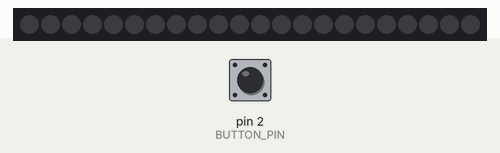
Bench run of a sketch on a simulated Arduino Uno, built with avr-gcc and run on an emulated ATmega328P. On the bench: 22 RGB LEDs in strip order, left to right. Inputs (shaded band) come from the test bench; at power-on: pin 2 (BUTTON_PIN) HIGH. Dim RGB values are drawn brighter than linear.

Above: at 1.2 s.
1.3 s: pin 2 (BUTTON_PIN) pulled LOW for 0.15 s
At 2.7 s:
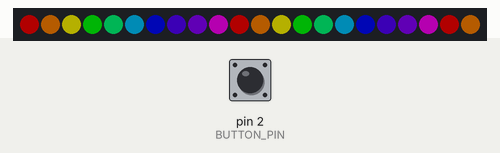
2.9 s: pin 2 (BUTTON_PIN) pulled LOW for 1 s
At 4.6 s:
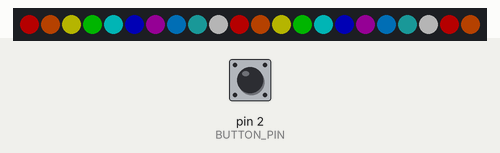
5.4 s: pin 2 (BUTTON_PIN) pulled LOW for 0.15 s
At 7.6 s:
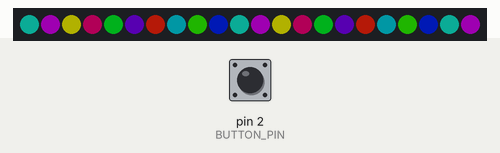
7.9 s: pin 2 (BUTTON_PIN) pulled LOW for 3.2 s
At 9.7 s:
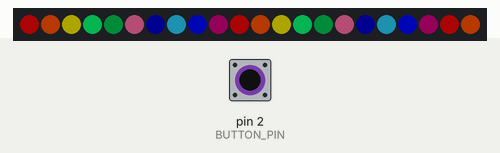

Measured:
- after the input at 1.3 s, the LEDs: first change at once (image 1 shows a later state)
- after the input at 5.4 s, the LEDs: first change at once (image 3 shows a later state)
- after the input at 7.9 s, the LEDs: first change at once (image 4 shows a later state)

The sketch:

Gemma.ino
```cpp
/* Author: Davide Gariselli for Girl Code It Better Course.
   In testing V0.5
   Borsa Smart con colori decisi dai gruppi.

   GEMMA Adafruit Black PCB.
   Board: Adafruit Gemma 8MHz
   Programmer: USBtinyISP
   It does not need a selected port.

   Note that you need to press the button once to start the first animation!
*/

#include <Adafruit_NeoPixel.h>
//--------------------------------------
#define ngruppi 4

#define BUTTON_PIN   2    // Digital IO pin connected to the button.  This will be
// driven with a pull-up resistor so the switch should
// pull the pin to ground momentarily.  On a high -> low
// transition the button press logic will execute.

#define PIXEL_PIN    1    // Digital IO pin connected to the NeoPixels.

#define PIXEL_COUNT 22    // Number of neopixels used
//---------------------------------------
Adafruit_NeoPixel strip = Adafruit_NeoPixel(PIXEL_COUNT, PIXEL_PIN, NEO_GRB + NEO_KHZ800);

bool oldState = HIGH;
int showType = 0;
int wait = 50;

// RGB to 32bit : http://goo.gl/Du7X1
// int = 16bit , long = 32bit
// maximum 32bit array dimension argument is 12, SRAM. For that example the array dimension is 10
//uint32_t spento[] = {0, 0, 0, 0, 0, 0, 0, 0, 0, 0};  // uncommet for wipe off
uint32_t gruppo1[] = {14745600, 16744448, 16774912, 65289, 65399, 50431, 2559, 5570815, 8978687, 16711927}; // 5 Super Girls
uint32_t gruppo2[] = {16711680, 16735744, 16776960, 65280, 65535, 255, 5242960, 39679, 1138786, 16777215}; // best tecnology girls
uint32_t gruppo3[] = {835752, 13238497, 14803200, 14745712, 57637, 7340257, 16721422, 35993, 3014403, 206335}; // REALLY FASHION COSTANZA
uint32_t gruppo4[] = {12125445, 16535552, 12893440, 587631, 208917, 16740003, 66368, 2406878, 2290, 5177394}; // hight tecnology girls


void setup() {
  pinMode(BUTTON_PIN, INPUT_PULLUP);
  strip.setBrightness(64);
  strip.begin();
  strip.show(); // Initialize all pixels to 'off'
}

void loop() {
  // Get current button state.
  bool newState = digitalRead(BUTTON_PIN);

  // Check if state changed from high to low (button press).
  if (newState == LOW && oldState == HIGH) {
    // Short delay to debounce button.
    delay(20);
    // Check if button is still low after debounce.
    newState = digitalRead(BUTTON_PIN);
    if (newState == LOW) {
      showType++;
      if (showType > ngruppi)
        showType = 0;
      startShow(showType);
    }
  }

  // Set the last button state to the old state.
  oldState = newState;
}

void startShow(int i) {
  switch (i) {
    case 0: // Initialize all pixels to 'off'
      //colorWipeAll(spento); //uncommet for wipe off & comment the next two lines
      strip.clear();
      strip.show();
      break;
    case 1: colorWipeAll(gruppo1);
      break;
    case 2: colorWipeAll(gruppo2);
      break;
    case 3: colorWipeAll(gruppo3);
      break;
    case 4: colorWipeAll(gruppo4);
      break;
  }
}

void colorWipeAll(uint32_t gruppo[]) {
  uint8_t j = 0;
  uint8_t i = 0;
  for (i, j; j < strip.numPixels(); j++, i++) {
    if (i == 10) i = 0;
    strip.setPixelColor(j, gruppo[i]);
    strip.show();
    delay(wait);
  }
}
```
